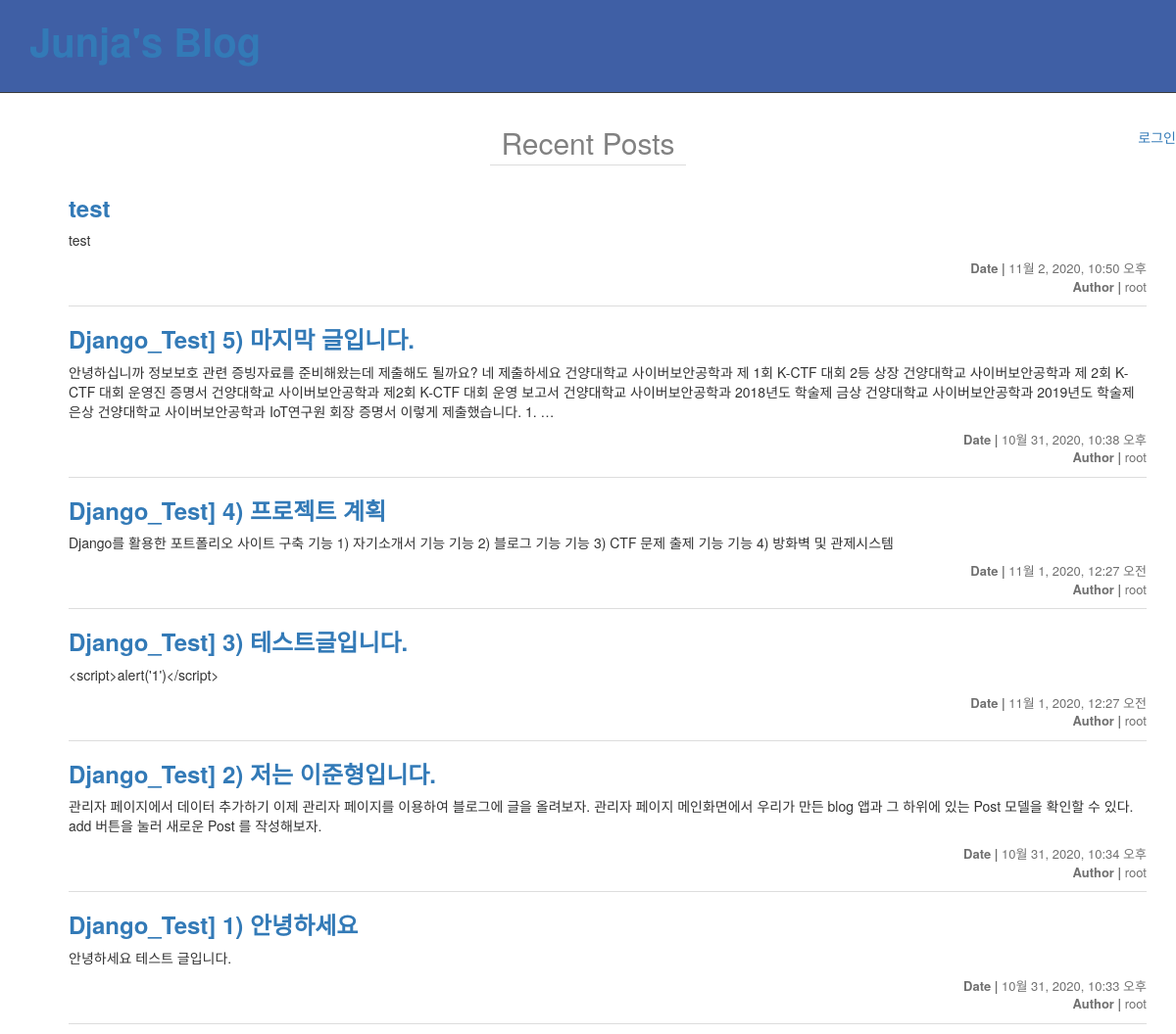
The page / on the database its author committed.
### blog/models.py (models this page shows, shortened)
class Post(models.Model):
        author = models.ForeignKey(settings.AUTH_USER_MODEL)
        title = models.CharField(max_length=100)
        content = models.TextField(blank=True)
        created_date = models.DateTimeField(auto_now_add=True)
        published_date = models.DateTimeField(blank=True, null=True)

### blog/views.py (the view)
# urls.py: url(r'^$', post_list),
def post_list(request):
    posts = Post.objects.filter(published_date__isnull=False).order_by('-created_date')
    context = {
        'posts': posts,
    }
    return render(request, 'blog/post_list.html', context)

### templates/blog/post_list.html
{% extends 'base.html' %}
{% block content %}
    <div class="container">
		<div class="recent">Recent Posts</div>
        <ul class="list">
            {% for post in posts %}
            <li class="item">
                <h3><a href="post/{{ post.pk }}">{{ post.title }}</a></h3>
                <div class="content">{{ post.content|truncatewords:50 }}</div>
                <div class="info">
                    <div class="published-date"><span>Date | </span>{{ post.published_date }}</div>
                    <div class="author"><span>Author | </span>{{ post.author }}</div>
                </div>
            </li>
            {% endfor %}
        </ul>
    </div>
{% endblock %}

### static/css/blog.css (style rules this page uses)
.recent { text-align: center; width: 200px; margin: 10px auto; font-size: 30px; font-weight: lighter; color: #818181; border-bottom: 1px solid #ddd; }
.item { overflow: hidden; padding-bottom: 10px; border-bottom: 1px solid #ddd; }
.item h3 { font-weight: bolder; }
.info { display: inline-block; float: right; font-size: 13px; color: #707070; margin-top: 10px; }
.info span { font-weight: bold; }
.author { float: right; }

### rows shown on the page
Post: title "test", content "test", published_date "11월 2, 2020, 10:50 오후", author "root"
Post: title "Django_Test] 5) 마지막 글입니다.", content "안녕하십니까 정보보호 관련 증빙자료를 준비해왔는데 제출해도 될까요? 네 제출하세요 건양대학교 사이버보안공학과 제 1회 K-CTF 대회 2등 상장 건양대학교 사이버보안공학과 제 2회 K-CTF 대회 운영진 증명서 건양대학교 사이버보안공학과 제2회 K-CTF 대회 운영 보고서 건양대학교 사이버보안공학과 2018년도 학술제 금상 건양대학교 사이버보안공학과 2019년도 학술제 은상 건양대학교 사이버보안공학과 IoT연구원 회장 증명서 이렇게 제출했습니다. 1. …", published_date "10월 31, 2020, 10:38 오후", author "root"
Post: title "Django_Test] 4) 프로젝트 계획", content "Django를 활용한 포트폴리오 사이트 구축 기능 1) 자기소개서 기능 기능 2) 블로그 기능 기능 3) CTF 문제 출제 기능 기능 4) 방화벽 및 관제시스템", published_date "11월 1, 2020, 12:27 오전", author "root"
Post: title "Django_Test] 3) 테스트글입니다.", content "<script>alert('1')</script>", published_date "11월 1, 2020, 12:27 오전", author "root"
Post: title "Django_Test] 2) 저는 이준형입니다.", content "관리자 페이지에서 데이터 추가하기 이제 관리자 페이지를 이용하여 블로그에 글을 올려보자. 관리자 페이지 메인화면에서 우리가 만든 blog 앱과 그 하위에 있는 Post 모델을 확인할 수 있다. add 버튼을 눌러 새로운 Post 를 작성해보자.", published_date "10월 31, 2020, 10:34 오후", author "root"
Post: title "Django_Test] 1) 안녕하세요", content "안녕하세요 테스트 글입니다.", published_date "10월 31, 2020, 10:33 오후", author "root"
